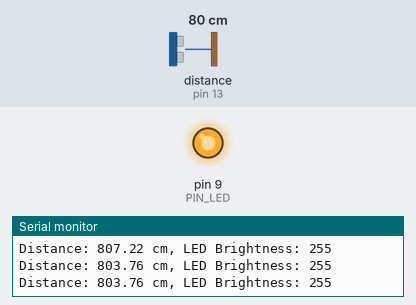
The sketch below on a simulated Arduino Uno, built with avr-gcc and run on an emulated ATmega328P. On the bench: output pins drawn as LEDs (lit = HIGH), the last lines printed to the serial monitor. Wiring (inferred from the names in the program): ultrasonic range finder: trigger pin 12; echo pin 13. The test bench sets the inputs (shaded band); at power-on: distance to the obstacle (sensor on pin 13) 80 cm. The echo pulse lasts 58.3 µs per cm; pins used as bus, display or sensor lines are not drawn.

Above: at 1.2 s.
1.3 s: distance to the obstacle (sensor on pin 13) set to 2 cm
At 2.91 s:
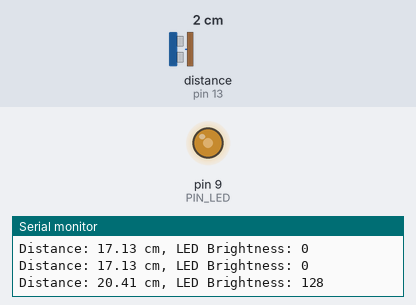
At 3.63 s:
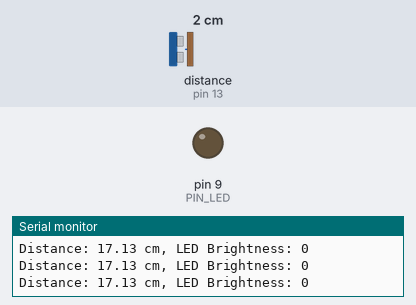
4.3 s: distance to the obstacle (sensor on pin 13) set to 4 cm
Timing chart, 0 to 7.3 s (numbered marks = the images above; inputs shaded):
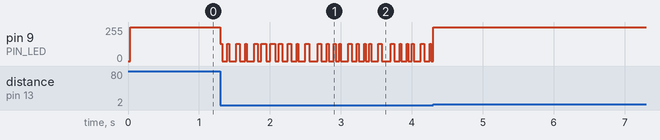

The sketch:

08_example_2.ino
```cpp
// Arduino pin assignment
#define PIN_LED  9
#define PIN_TRIG 12   // sonar sensor TRIGGER
#define PIN_ECHO 13   // sonar sensor ECHO

// configurable parameters
#define SND_VEL 346.0     // sound velocity at 24 celsius degree (unit: m/sec)
#define INTERVAL 25      // sampling interval (unit: msec)
#define PULSE_DURATION 10 // ultra-sound Pulse Duration (unit: usec)
#define _DIST_MIN 10.0    // minimum distance to be measured (unit: cm)
#define _DIST_MAX 30.0    // maximum distance to be measured (unit: cm)

#define TIMEOUT ((INTERVAL / 2) * 1000.0) // maximum echo waiting time (unit: usec)
#define SCALE (0.001 * 0.5 * SND_VEL) // coefficient to convert duration to distance

unsigned long last_sampling_time;   // unit: msec

void setup() {
  // initialize GPIO pins
  pinMode(PIN_LED, OUTPUT);
  pinMode(PIN_TRIG, OUTPUT);  // sonar TRIGGER
  pinMode(PIN_ECHO, INPUT);   // sonar ECHO
  digitalWrite(PIN_TRIG, LOW);  // turn-off Sonar

  // initialize serial port
  Serial.begin(57600);
}

void loop() {
  float distance;

  // wait until next sampling time
  if (millis() < (last_sampling_time + INTERVAL))
    return;

  distance = USS_measure(PIN_TRIG, PIN_ECHO); // read distance

  // LED 밝기 제어
  int ledBrightness = calculateBrightness(distance);

  // LED 밝기 설정
  analogWrite(PIN_LED, ledBrightness);

  // output the distance and LED brightness to the serial port
  Serial.print("Distance: "); Serial.print(distance);
  Serial.print(" cm, LED Brightness: "); Serial.println(ledBrightness);

  // update last sampling time
  last_sampling_time += INTERVAL;
}

// 거리 기반 LED 밝기 계산 함수
int calculateBrightness(float distance) {
  if (distance <= 10.0) { // 1 cm 이하
    return 255; // 꺼짐
  } else if (distance > 10.0 && distance < 15.0) { // 1cm ~ 1.5cm
    return map(distance, 10, 15, 255, 128); // 50% 밝기
  } else if (distance >= 15.0 && distance <= 20.0) { // 1.5cm ~ 2.0cm
    return 0; // 최대 밝기
  } else if (distance > 20.0 && distance < 25.0) { // 2.0cm ~ 2.5cm
    return 128; // 50% 밝기
  } else if (distance >= 25.0 && distance <= 30.0) { // 2.5cm ~ 3.0cm
    return map(distance, 25, 30, 128, 255); // 점차 꺼짐
  } else {
    return 255; // 꺼짐
  }
}

// get a distance reading from USS. return value is in millimeter.
float USS_measure(int TRIG, int ECHO) {
  digitalWrite(TRIG, HIGH);
  delayMicroseconds(PULSE_DURATION);
  digitalWrite(TRIG, LOW);

  return pulseIn(ECHO, HIGH, TIMEOUT) * SCALE; // unit: mm
}
```
